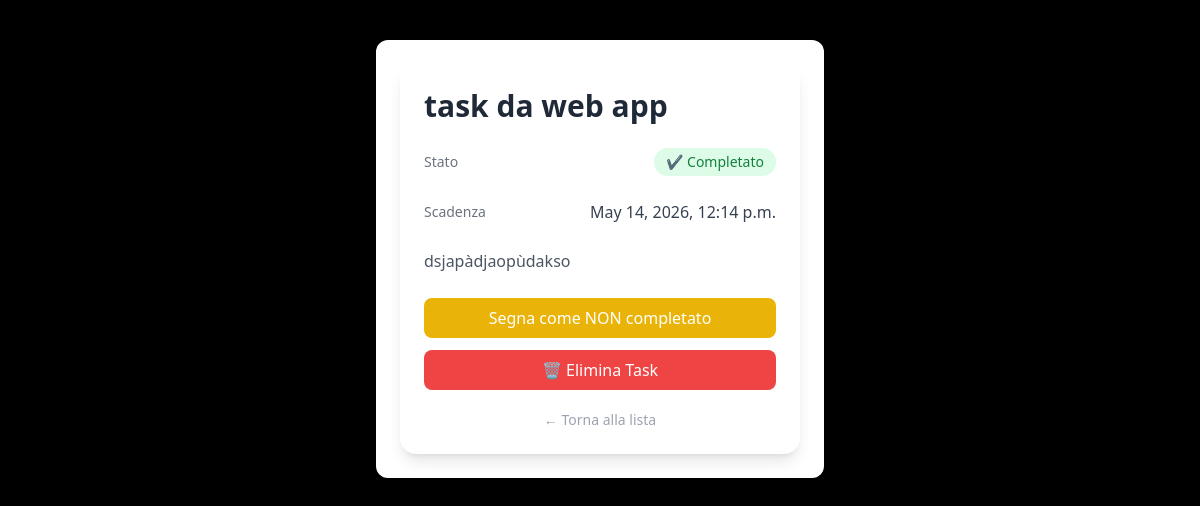
/task/3, run on the app's committed database.
### tasks/models.py (models this page shows, shortened)
class Task(models.Model):
    author = models.ForeignKey(settings.AUTH_USER_MODEL, on_delete=models.CASCADE)
    title = models.CharField(max_length=200)
    description = models.TextField()
    completed = models.BooleanField(default=False)
    expiration_date = models.DateTimeField(blank=True, null=True)
    created_date = models.DateTimeField(default=timezone.now)
    published_date = models.DateTimeField(blank=True, null=True)

### tasks/views.py (the view)
# urls.py: path('task/<int:id>', task_detail, name= "task"),
def task_detail(request, id):
    task = Task.objects.get(pk= id)
    return render(request, "task.html", {"task": task})

### tasks/templates/task.html (shortened to what this page needs)
{% extends "base.html" %}
{% block content %}
    <div class="w-full max-w-xl bg-white rounded-2xl shadow-lg p-6 space-y-6">
        <h1 class="text-3xl font-bold text-gray-800">{{ task.title }}</h1>
        <div class="flex items-center justify-between">
            <span class="text-sm text-gray-500">Stato</span>
            {% if task.completed %}
                <span class="px-3 py-1 text-sm rounded-full bg-green-100 text-green-700 font-medium">
                    ✔ Completato
                </span>
            {% else %}
                <span class="px-3 py-1 text-sm rounded-full bg-yellow-100 text-yellow-700 font-medium">
                    ⏳ In corso
                </span>
            {% endif %}
        </div>
        <div class="flex items-center justify-between">
            <span class="text-sm text-gray-500">Scadenza</span>
            {% if task.expiration_date %}
                <span class="text-gray-700 font-medium">
                    {{ task.expiration_date }}
                </span>
            {% else %}
                <span class="text-gray-400 italic">
                    Nessuna scadenza
                </span>
            {% endif %}
        </div>
        <div>
            <p class="text-gray-600 leading-relaxed">
                {{ task.description }}
            </p>
        </div>
        <div class="flex flex-col gap-3">
            <form method="POST" action="{% url 'toggle_task' task.id %}">
                <button class="w-full py-2 rounded-lg font-medium transition
                {% if task.completed %}
                    bg-yellow-500 hover:bg-yellow-600 text-white
                {% else %}
                    bg-blue-500 hover:bg-blue-600 text-white
                {% endif %}">
                    {% if task.completed %}
                        Segna come NON completato
                    {% else %}
                        Segna come completato
                    {% endif %}
                </button>
            </form>
            <form method="POST" action="{% url 'remove_task' task.id %}">
                <button
                    onclick="return confirm('Sei sicuro di voler eliminare questo task?')"
                    class="w-full py-2 rounded-lg font-medium bg-red-500 hover:bg-red-600 text-white transition">
                    🗑 Elimina Task
                </button>
            </form>
            <a href="/"
               class="text-center text-sm text-gray-400 hover:text-gray-600 mt-2">
                ← Torna alla lista
            </a>
        </div>
    </div>
{% endblock %}

### data on the page
Task: title "task da web app", expiration_date "May 14, 2026, 12:14 p.m.", description "dsjapàdjaopùdakso"
